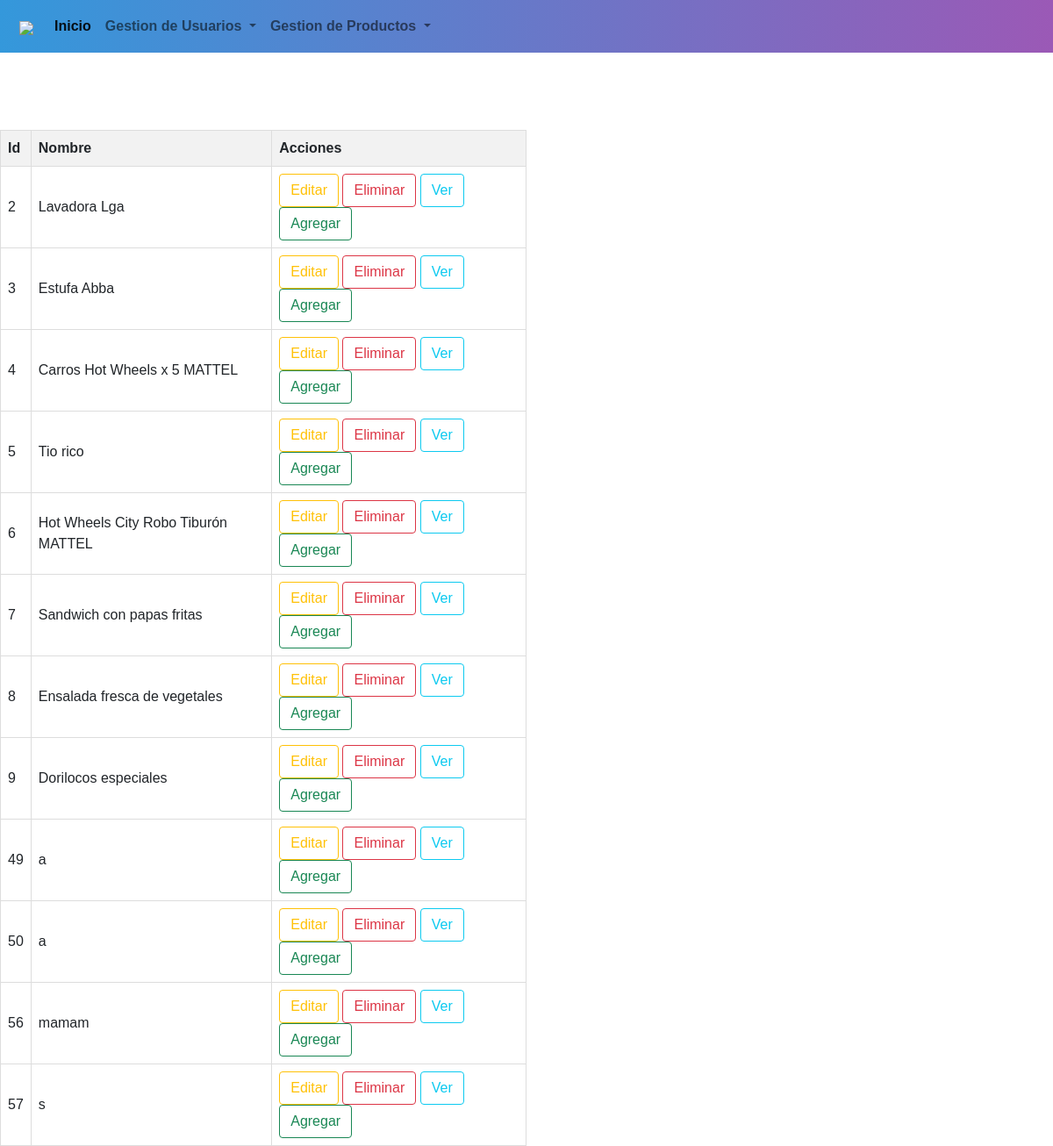
Page /view/crud/crud.php (signed in) on the committed database.
### tables this page shows
CREATE TABLE IF NOT EXISTS `products` (
  `Id` int(100) NOT NULL AUTO_INCREMENT,
  `Name` varchar(100) NOT NULL,
  `Description` text NOT NULL,
  `Images` varchar(100) NOT NULL,
  `description_detailed` text NOT NULL,
  `category` int(11) NOT NULL,
  `due_date` date NOT NULL,
  PRIMARY KEY (`Id`),
  KEY `sta` (`category`)
);

### controller/crud.php (called while the page is built, shortened)
<?php
class Crud {
    private $conn;
    public function __construct($conn) {
        $this->conn = $conn;
    }
    public function readProducts() {
        $sql = "SELECT * FROM `products`";
        $result = $this->conn->query($sql);
        return $result->fetch_all(MYSQLI_ASSOC);
    }
}
?>

### view/crud/crud.php (the view, shortened to what this page needs)
<!DOCTYPE html>
<html lang="en">
<head>
</head>
<?php include('../assets/view/header.php');
include('../assets/css/css.php');
include('../assets/js/js.php');?>
<body>
    <h1>Product CRUD</h1>
<?php
include('../../controller/crud.php');
?>
<br><br><br>
<table border="1" class="">
    <tr>
        <th>Id</th>
        <th>Nombre</th>
        <th>Acciones</th>
    </tr>
    <?php
    $crud = new Crud($conn);
    $products = $crud->readProducts();
    foreach ($products as $product) {
        echo "<tr>
        <td>{$product['Id']}</td>
            <td>{$product['Name']}</td>
            <td>
                <a href='../crud/edit/edit.product.php?action=edit&id={$product['Id']}'>
                    <button type='button' class='btn btn-outline-warning'>Editar</button>
                </a>
                <a href='../crud/delete/delete_product.php?action=delete&id={$product['Id']}'>
                    <button type='button' class='btn btn-outline-danger'>Eliminar</button>
                </a>
                <a href='../crud/read/read_product.php?action=view&id={$product['Id']}'>
                    <button type='button' class='btn btn-outline-info'>Ver</button>
                </a>
                <a href='../crud/add/add_product.php?action=view&id={$product['Id']}'>
                    <button type='button' class='btn btn-outline-success'>Agregar</button>
                </a>
            </td>
          </tr>";
    }
    ?>
</table>
</body>
</html>

### view/assets/view/header.php (shortened to what this page needs)
<nav style="background: linear-gradient(to right, #3498db, #9b59b6); padding: 10px;" class="navbar navbar-expand-lg navbar-light bg-light fixed-top">
  <div class="container-fluid">
  <a class="navbar-brand" href="./../../view/home/home.php"> <img src="../../assets/icons/logo.png" width="80" class="img-fluid" /> </a>
    <div class="collapse navbar-collapse" id="navbarSupportedContent">
      <ul class="navbar-nav me-auto mb-2 mb-lg-0">
        <li class="nav-item">
        <a class="nav-link active" aria-current="page" href="./../../view/home/home.php">Inicio</a>
        </li>
        <li class="nav-item dropdown">
          <a class="nav-link dropdown-toggle" href="#" id="navbarDropdown" role="button" data-bs-toggle="dropdown" aria-expanded="false">
            Gestion de Usuarios
          </a>
        </li>
        <li class="nav-item dropdown">
          <a class="nav-link dropdown-toggle" href="#" id="navbarDropdown" role="button" data-bs-toggle="dropdown" aria-expanded="false">
            Gestion de Productos
          </a>
        </li>
      </ul>
    </div>
  </div>
</nav>

### view/assets/css/css.php (shortened to what this page needs)
<link href="https://cdn.jsdelivr.net/npm/bootstrap@5.0.2/dist/css/bootstrap.min.css" rel="stylesheet">

### view/assets/view/header.php (style rules this page uses)
.navbar { background-color: transparent; box-shadow: none; }
.navbar-brand { color: #ffffff; font-weight: bold; text-decoration: none; }
.navbar-nav .nav-link { color: #ffffff; font-weight: bold; }
.navbar-nav .nav-link:hover, .navbar-nav .nav-link.active { color: #ecf0f1; }
.btn-outline-success { color: #3498db; }

### view/assets/css/css.php (style rules this page uses)
body { font-family: Arial, sans-serif; }
a { text-decoration: none; }

### view/crud/crud.php (style rules this page uses)
table { width: 50%; border-collapse: collapse; margin-top: 20px; }
th, td { border: 1px solid #dddddd; text-align: left; padding: 8px; }
th { background-color: #f2f2f2; }

### rows in the picture
products: Id "2", Name "Lavadora Lga"
products: Id "3", Name "Estufa Abba"
products: Id "4", Name "Carros Hot Wheels x 5 MATTEL"
products: Id "5", Name "Tio rico"
products: Id "6", Name "Hot Wheels City Robo Tiburón MATTEL"
products: Id "7", Name "Sandwich con papas fritas"
products: Id "8", Name "Ensalada fresca de vegetales"
products: Id "9", Name "Dorilocos especiales"
products: Id "49", Name "a"
products: Id "50", Name "a"
products: Id "56", Name "mamam"
products: Id "57", Name "s"
